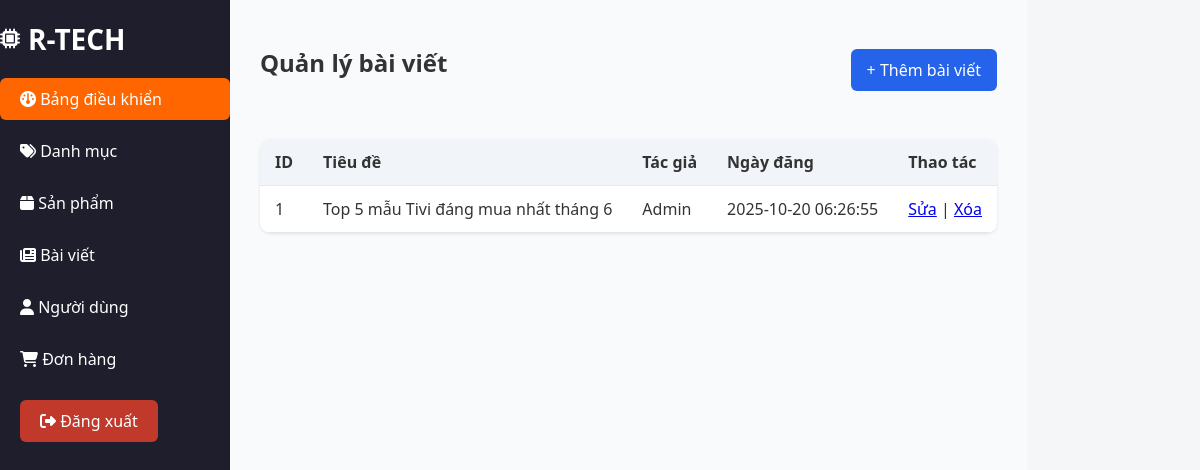
Screenshot of /admin/posts.php (signed in) with the database file from the repository.
### tables this page shows
CREATE TABLE IF NOT EXISTS posts (
  id INT AUTO_INCREMENT PRIMARY KEY,
  title VARCHAR(255),
  content TEXT,
  author VARCHAR(100),
  created_at TIMESTAMP DEFAULT CURRENT_TIMESTAMP
);

### admin/posts.php (the view, shortened to what this page needs)
<?php
require '../config/config.php';
$res = $conn->query("SELECT id, title, author, created_at FROM posts ORDER BY id DESC");
?>
<!doctype html>
<html lang="vi">
<head>
<link rel="stylesheet" href="../assets/css/admin.css">
<link rel="stylesheet" href="https://cdnjs.cloudflare.com/ajax/libs/font-awesome/6.5.0/css/all.min.css">
</head>
<body>
<div class="admin-wrapper">
 <aside class="admin-sidebar">
    <h2>
      <a href="../admin/dashboard.php">
        <i class="fa-solid fa-microchip"></i>
        <span class="admin-logo">R-TECH</span>
      </a>
    </h2>
    <ul>
      <li><a href="dashboard.php" class="active"><i class="fa-solid fa-gauge"></i> Bảng điều khiển</a></li>
      <li><a href="categories.php"><i class="fa-solid fa-tags"></i> Danh mục</a></li>
      <li><a href="products.php"><i class="fa-solid fa-box"></i> Sản phẩm</a></li>
      <li><a href="posts.php"><i class="fa-solid fa-newspaper"></i> Bài viết</a></li>
      <li><a href="users.php"><i class="fa-solid fa-user"></i> Người dùng</a></li>
      <li><a href="orders.php"><i class="fa-solid fa-cart-shopping"></i> Đơn hàng</a></li>
      <li><a href="../logout.php" class="admin-btn danger"><i class="fa-solid fa-right-from-bracket"></i> Đăng xuất</a></li>
    </ul>
  </aside>
  <main class="admin-main">
    <div class="admin-header">
      <h1>Quản lý bài viết</h1>
      <a href="add_post.php" class="admin-btn">+ Thêm bài viết</a>
    </div>
    <table class="admin-table">
      <thead>
        <tr>
          <th>ID</th>
          <th>Tiêu đề</th>
          <th>Tác giả</th>
          <th>Ngày đăng</th>
          <th>Thao tác</th>
        </tr>
      </thead>
      <tbody>
        <?php while($r = $res->fetch_assoc()): ?>
        <tr>
          <td><?= $r['id'] ?></td>
          <td><?= htmlspecialchars($r['title']) ?></td>
          <td><?= htmlspecialchars($r['author']) ?></td>
          <td><?= htmlspecialchars($r['created_at']) ?></td>
          <td>
            <a href="post_edit.php?id=<?= $r['id'] ?>">Sửa</a> |
            <a href="post_delete.php?id=<?= $r['id'] ?>" onclick="return confirm('Xóa bài viết này?')">Xóa</a>
          </td>
        </tr>
        <?php endwhile; ?>
      </tbody>
    </table>
  </main>
</div>
</body>
</html>

### assets/css/admin.css (style rules this page uses)
body { margin: 0; font-family: "Segoe UI", Roboto, sans-serif; background: #f3f4f6; color: #333; }
.admin-wrapper { display: flex; min-height: 100vh; }
.admin-sidebar { width: 230px; background: #1f2937; color: #fff; padding: 20px; }
.admin-sidebar h2 { margin: 0 0 20px; font-size: 20px; text-align: center; }
.admin-sidebar ul { list-style: none; padding: 0; margin: 0; }
.admin-sidebar ul li { margin-bottom: 10px; }
.admin-sidebar ul li a { color: #ccc; text-decoration: none; display: block; padding: 10px; border-radius: 6px; transition: background 0.3s; }
.admin-sidebar ul li a:hover, .admin-sidebar ul li a.active { background: #374151; color: #fff; }
.admin-main { flex: 1; padding: 30px; background: #f9fafb; }
.admin-header { display: flex; justify-content: space-between; align-items: center; margin-bottom: 30px; }
.admin-header h1 { font-size: 24px; }
.admin-table { width: 100%; border-collapse: collapse; background: #fff; border-radius: 10px; overflow: hidden; box-shadow: 0 1px 3px rgba(0,0,0,0.1); }
.admin-table th, .admin-table td { padding: 12px 15px; border-bottom: 1px solid #e5e7eb; text-align: left; }
.admin-table th { background: #f1f5f9; font-weight: 600; }
.admin-btn { display: inline-block; background: #2563eb; color: white; padding: 10px 16px; border-radius: 6px; text-decoration: none; transition: 0.2s; }
.admin-btn.danger { background: #dc2626; }
body { font-family: "Segoe UI", sans-serif; background: #f4f6f8; margin: 0; display: flex; }
.admin-sidebar { width: 230px; background: #1e1e2d; color: #fff; min-height: 100vh; padding: 20px 0; }
.admin-sidebar h2 { text-align: center; margin-bottom: 20px; color: #ff6600; }
.admin-sidebar ul li { margin: 10px 0; }
.admin-sidebar ul li a { display: block; padding: 10px 20px; color: #fff; text-decoration: none; transition: background 0.3s; }
.admin-sidebar ul li a:hover, .admin-sidebar ul li a.active { background: #ff6600; }
.admin-main { flex: 1; padding: 30px; }
.admin-header h1 { margin-bottom: 30px; color: #333; }
.admin-btn.danger { background: #c0392b; border-radius: 6px; padding: 10px 20px; margin: 10px 20px; display: inline-block; color: #fff; text-align: center; text-decoration: none; }
.admin-sidebar h2 a { text-decoration: none; color: #fff; display: flex; align-items: center; gap: 8px; }
.admin-logo { font-size: 1.4em; font-weight: bold; }

### rows the page displays
posts: id "1", title "Top 5 mẫu Tivi đáng mua nhất tháng 6", author "Admin", created_at "2025-10-20 06:26:55"
